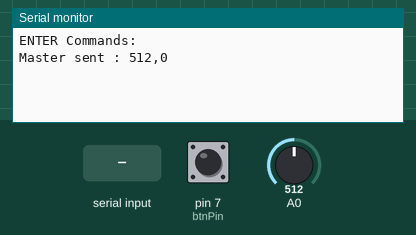
The sketch below on a simulated Arduino Uno, built with avr-gcc and run on an emulated ATmega328P. Parts: the last lines printed to the serial monitor. The inputs (shaded band) are chosen by the test bench; at power-on: A0 = 512, pin 7 (btnPin) LOW.

Above: at 1.8 s.
1.9 s: "1" received over the second serial link
At 3.2 s:
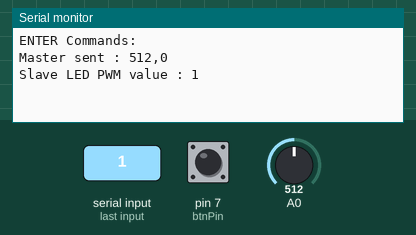
3.5 s: A0 set to 716
At 4.8 s:
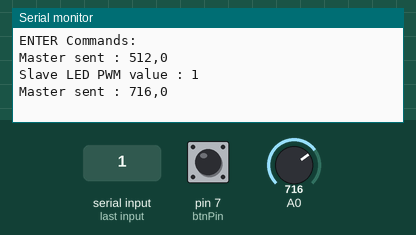
5.0 s: pin 7 (btnPin) pulled HIGH for 1.2 s
At 5.8 s:
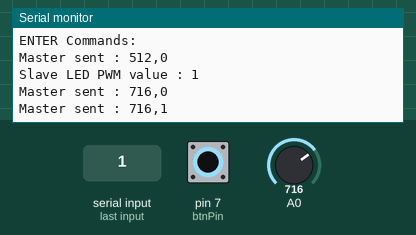
7.7 s: "0" received over the second serial link
At 8.9 s:
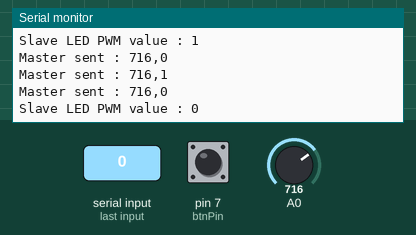
9.2 s: A0 set to 900
At 10.5 s:
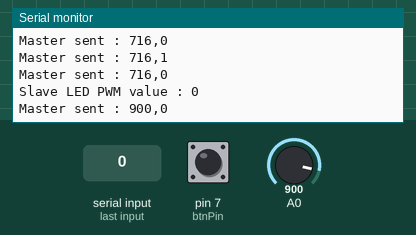
10.7 s: pin 7 (btnPin) pulled HIGH for 1.2 s
At 12.4 s:
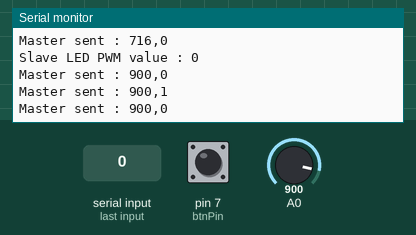
Timing chart, 0 to 13.9 s (numbered marks = the images above; inputs shaded):
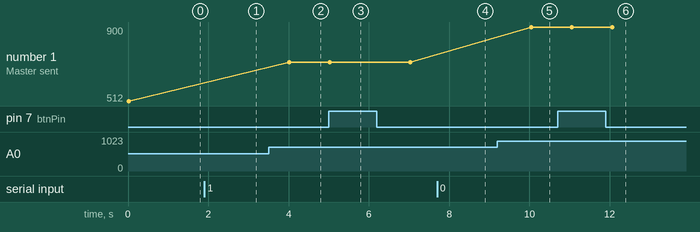

The sketch:

master.ino
```cpp
#include <SoftwareSerial.h>

SoftwareSerial ArduinoSlave(10, 11);
#define btnPin 7
String answer;
String msg, oldmsg;
int intVal = 0, oldIntVal = 0, btnState;

void setup() {
  // put your setup code here, to run once:
  Serial.begin(9600);
  Serial.println("ENTER Commands:");
  pinMode(btnPin, INPUT);
  ArduinoSlave.begin(9600);
}

void loop() {
  // put your main code here, to run repeatedly:
  //Read sensor
  intVal = analogRead(A0);
  //Read answer from slave
  readSlavePort();

  if(digitalRead(btnPin) == HIGH){
    btnState = 1;
  }
  else{
    btnState = 0;
  }
  msg = String(intVal) + ',' + btnState;
  //Send data to slave
  if (oldmsg != msg) {

    Serial.print("Master sent : ");
    Serial.println(msg);
    //Serial.println(btnState);

    ArduinoSlave.print(msg);
    oldmsg = msg;
  }
  //Send answer to monitor
  if (answer != "") {
    Serial.print("Slave LED PWM value : ");
    Serial.println(answer);
    answer = "";
  }
  delay(1000);
}

void readSlavePort() {
  while (ArduinoSlave.available()) {
    delay(10);
    //Serial.println(ArduinoSlave.available());
    if (ArduinoSlave.available() > 0) {
      char c = ArduinoSlave.read(); // gets one byte from serial buffer
      answer += c; //makes the string readString
    }
  }
  ArduinoSlave.flush();
}
```

Measured:
- after the input at 1.9 s, the serial monitor: prints a new line after 0.12 s (image 1)
- after the input at 3.5 s, the serial monitor: prints a new line after 0.52 s (image 2)
- after the input at 5.0 s, the serial monitor: prints a new line at once (image 3)
- after the input at 7.7 s, the serial monitor: prints a new line after 0.35 s (image 4)
- after the input at 9.2 s, the serial monitor: prints a new line after 0.85 s (image 5)
- after the input at 10.7 s, the serial monitor: prints a new line after 0.35 s (image 6)
- plotted number 1: 512 → 716 after the input at 3.5 s, 716 → 900 after the input at 9.2 s
